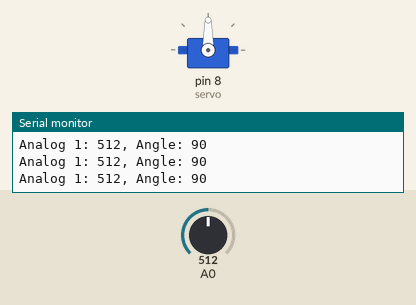
This sketch was run on a simulated Arduino Uno, built with avr-gcc and run on an emulated ATmega328P. On the bench: servo, the last lines printed to the serial monitor. The test bench sets the inputs (shaded band); at power-on: A0 = 512.

Above: at 1.2 s.
1.3 s: A0 set to 106
At 2.3 s:
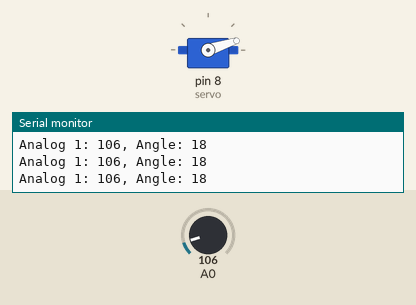
2.8 s: A0 set to 93
At 3.9 s:
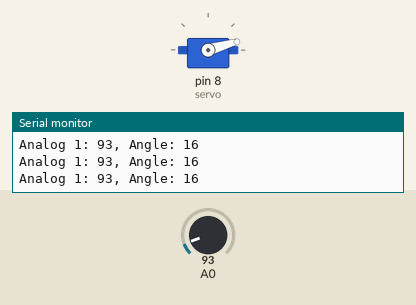
5.8 s: A0 set to 122
At 7.0 s:
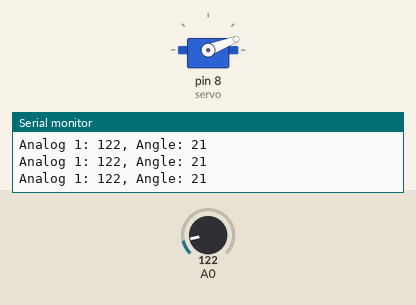
7.3 s: A0 set to 985
At 7.7 s:
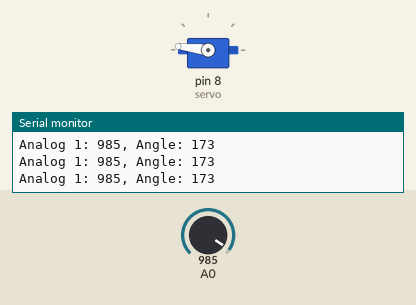
8.8 s: A0 set to 1008
At 9.5 s:
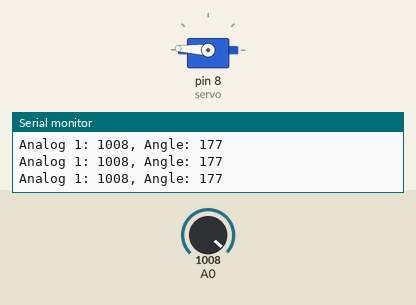
11.8 s: A0 set to 306
At 12.9 s:
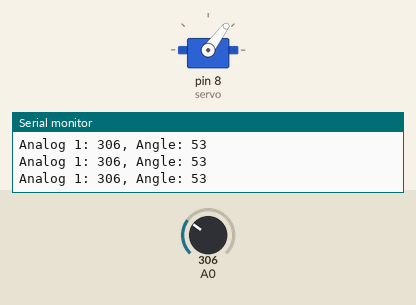
Timing chart, 0 to 14.3 s (numbered marks = the images above; inputs shaded):
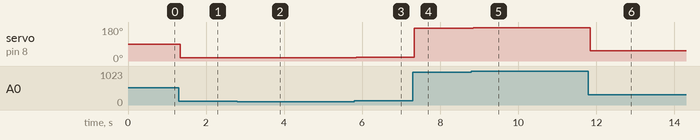

Measured:
- after the input at 1.3 s, servo on pin 8 (servo): 90° → 18° at once
- after the input at 2.8 s, servo on pin 8 (servo): 18° → 16° after 0.05 s
- after the input at 5.8 s, servo on pin 8 (servo): 16° → 21° at once
- after the input at 7.3 s, servo on pin 8 (servo): 21° → 173° at once
- after the input at 8.8 s, servo on pin 8 (servo): 173° → 177° after 0.05 s
- after the input at 11.8 s, servo on pin 8 (servo): 177° → 53° after 0.05 s

The sketch:

Servo_w_potensio.ino
```cpp
#include <Servo.h>

Servo servo;
int angle = 10;

float floatMap(float x, float in_min, float in_max, float out_min, float out_max) {
  return (x - in_min) * (out_max - out_min) / (in_max - in_min) + out_min;
}


void setup() {
  servo.attach(8);
  servo.write(angle);
  Serial.begin(9600);
}


void loop()
{
  // scan from 0 to 180 degrees

  int analogValue1 = analogRead(A0);
  angle = floatMap(analogValue1, 0, 1023, 0, 180);

  Serial.print("Analog 1: ");
  Serial.print(analogValue1);
  Serial.print(", Angle: ");
  Serial.println(angle);

  servo.write(angle);
}
```
